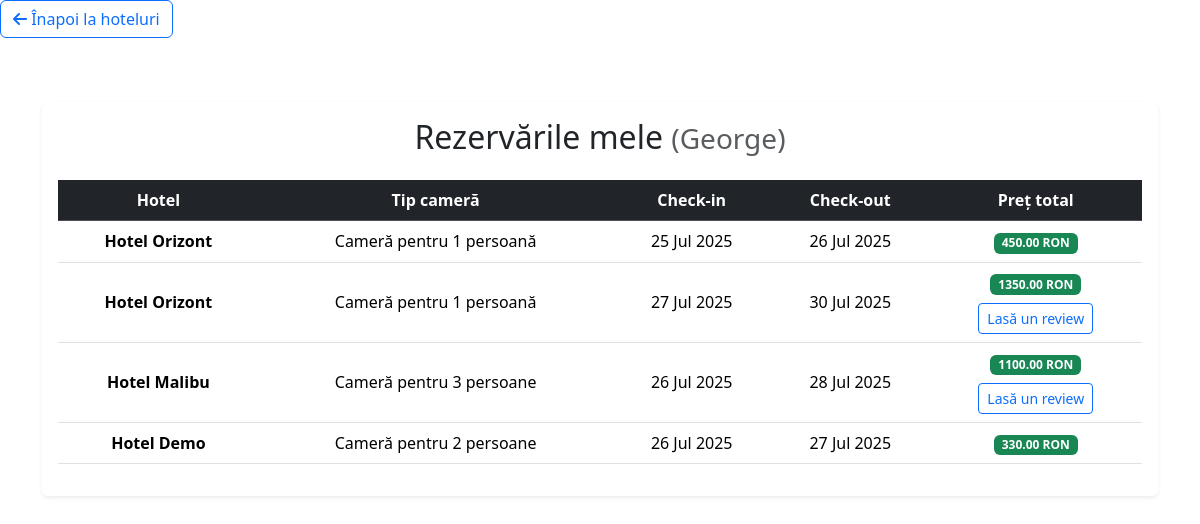
The page /booking/my-reservations/ (signed in) on the database as committed earlier.
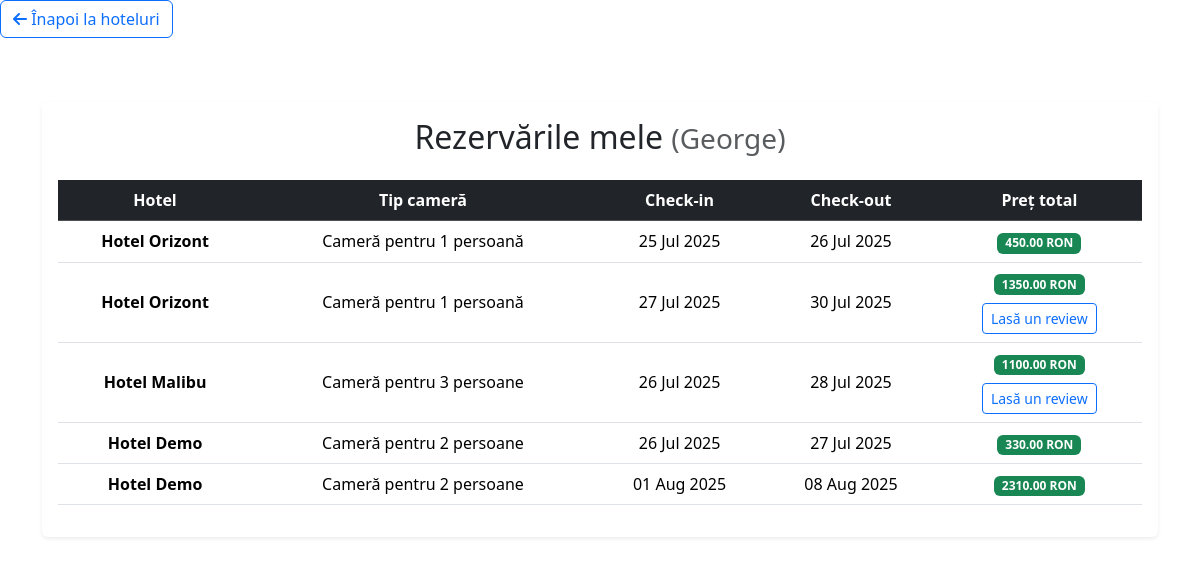
The same page on the database as committed later.
### booking/models/reservation.py (models this page shows, shortened)
class Reservation(models.Model):
    user = models.ForeignKey(settings.AUTH_USER_MODEL, on_delete=models.CASCADE)
    hotel = models.ForeignKey(Hotel, on_delete=models.CASCADE)
    room_type = models.CharField(max_length=3, choices=Hotel.HOTEL_TYPES, editable=False)
    start_date = models.DateField()
    end_date = models.DateField()
    total_price = models.DecimalField(max_digits=8, decimal_places=2, blank=True, null=True)

### booking/models/hotel.py (models this page shows, shortened)
class Hotel(models.Model):
    HOTEL_TYPES = [
        ('1P', 'Cameră pentru 1 persoană'),
        ('2P', 'Cameră pentru 2 persoane'),
        ('3P', 'Cameră pentru 3 persoane'),
        ('APT', 'Apartament'),
    ]
    name = models.CharField(max_length=100)
    location = models.CharField(max_length=100)
    description = models.TextField()
    available_types = models.CharField(max_length=3, choices=HOTEL_TYPES)
    price_per_night = models.DecimalField(max_digits=7, decimal_places=2)
    is_active = models.BooleanField(default=True)

### booking/views/reservation_views.py (the view)
# urls.py: path("my-reservations/", views.my_reservations_view, name="my_reservations"),
@login_required
def my_reservations_view(request):
    reservations = Reservation.objects.filter(user=request.user).select_related('hotel')
    return render(request, 'booking/my_reservations.html', {
        'reservations': reservations,
        'today': date.today(),
    })

### booking/templates/booking/my_reservations.html (shortened to what this page needs)
{% load static %}
<!DOCTYPE html>
<html lang="ro">
<head>
        <a href="{% url 'hotels' %}" class="btn btn-outline-primary mb-3">
            <i class="fas fa-arrow-left"></i> Înapoi la hoteluri
        </a>
    <link href="https://cdn.jsdelivr.net/npm/bootstrap@5.3.3/dist/css/bootstrap.min.css" rel="stylesheet">
    <link href="https://cdnjs.cloudflare.com/ajax/libs/font-awesome/6.5.0/css/all.min.css" rel="stylesheet">
</head>
<body>
    <div class="container mt-5">
        <div class="card shadow-sm border-0">
            <div class="card-body">
                <h2 class="mb-4 text-center">Rezervările mele <small class="text-muted">({{ request.user.username }})</small></h2>
                {% if reservations %}
                    <div class="table-responsive">
                        <table class="table table-hover align-middle text-center">
                            <thead class="table-dark">
                                <tr>
                                    <th>Hotel</th>
                                    <th>Tip cameră</th>
                                    <th>Check-in</th>
                                    <th>Check-out</th>
                                    <th>Preț total</th>
                                </tr>
                            </thead>
                            <tbody>
                                {% for r in reservations %}
                                <tr>
                                    <td><strong>{{ r.hotel.name }}</strong></td>
                                    <td>{{ r.get_room_type_display }}</td>
                                    <td>{{ r.start_date|date:"d M Y" }}</td>
                                    <td>{{ r.end_date|date:"d M Y" }}</td>
                                    <td>
                                        <span class="badge bg-success">{{ r.total_price }} RON</span><br>
                                            {% if today > r.end_date and not r.hotelreview %}
                                                <a href="{% url 'leave_review' r.id %}" class="btn btn-sm btn-outline-primary mt-2">
                                                    Lasă un review
                                                </a>
                                            {% endif %}
                                    </td>
                                </tr>
                                {% endfor %}
                            </tbody>
                        </table>
                    </div>
                {% else %}
                    <div class="alert alert-info text-center">
                        Nu ai nicio rezervare momentan.
                    </div>
                {% endif %}
            </div>
        </div>
    </div>
</body>
</html>

Rows that differ between the two databases and show on the page:
added Reservation: hotel.name "Hotel Demo", room_type "Cameră pentru 2 persoane", start_date "01 Aug 2025", end_date "08 Aug 2025", total_price "2310.00"
